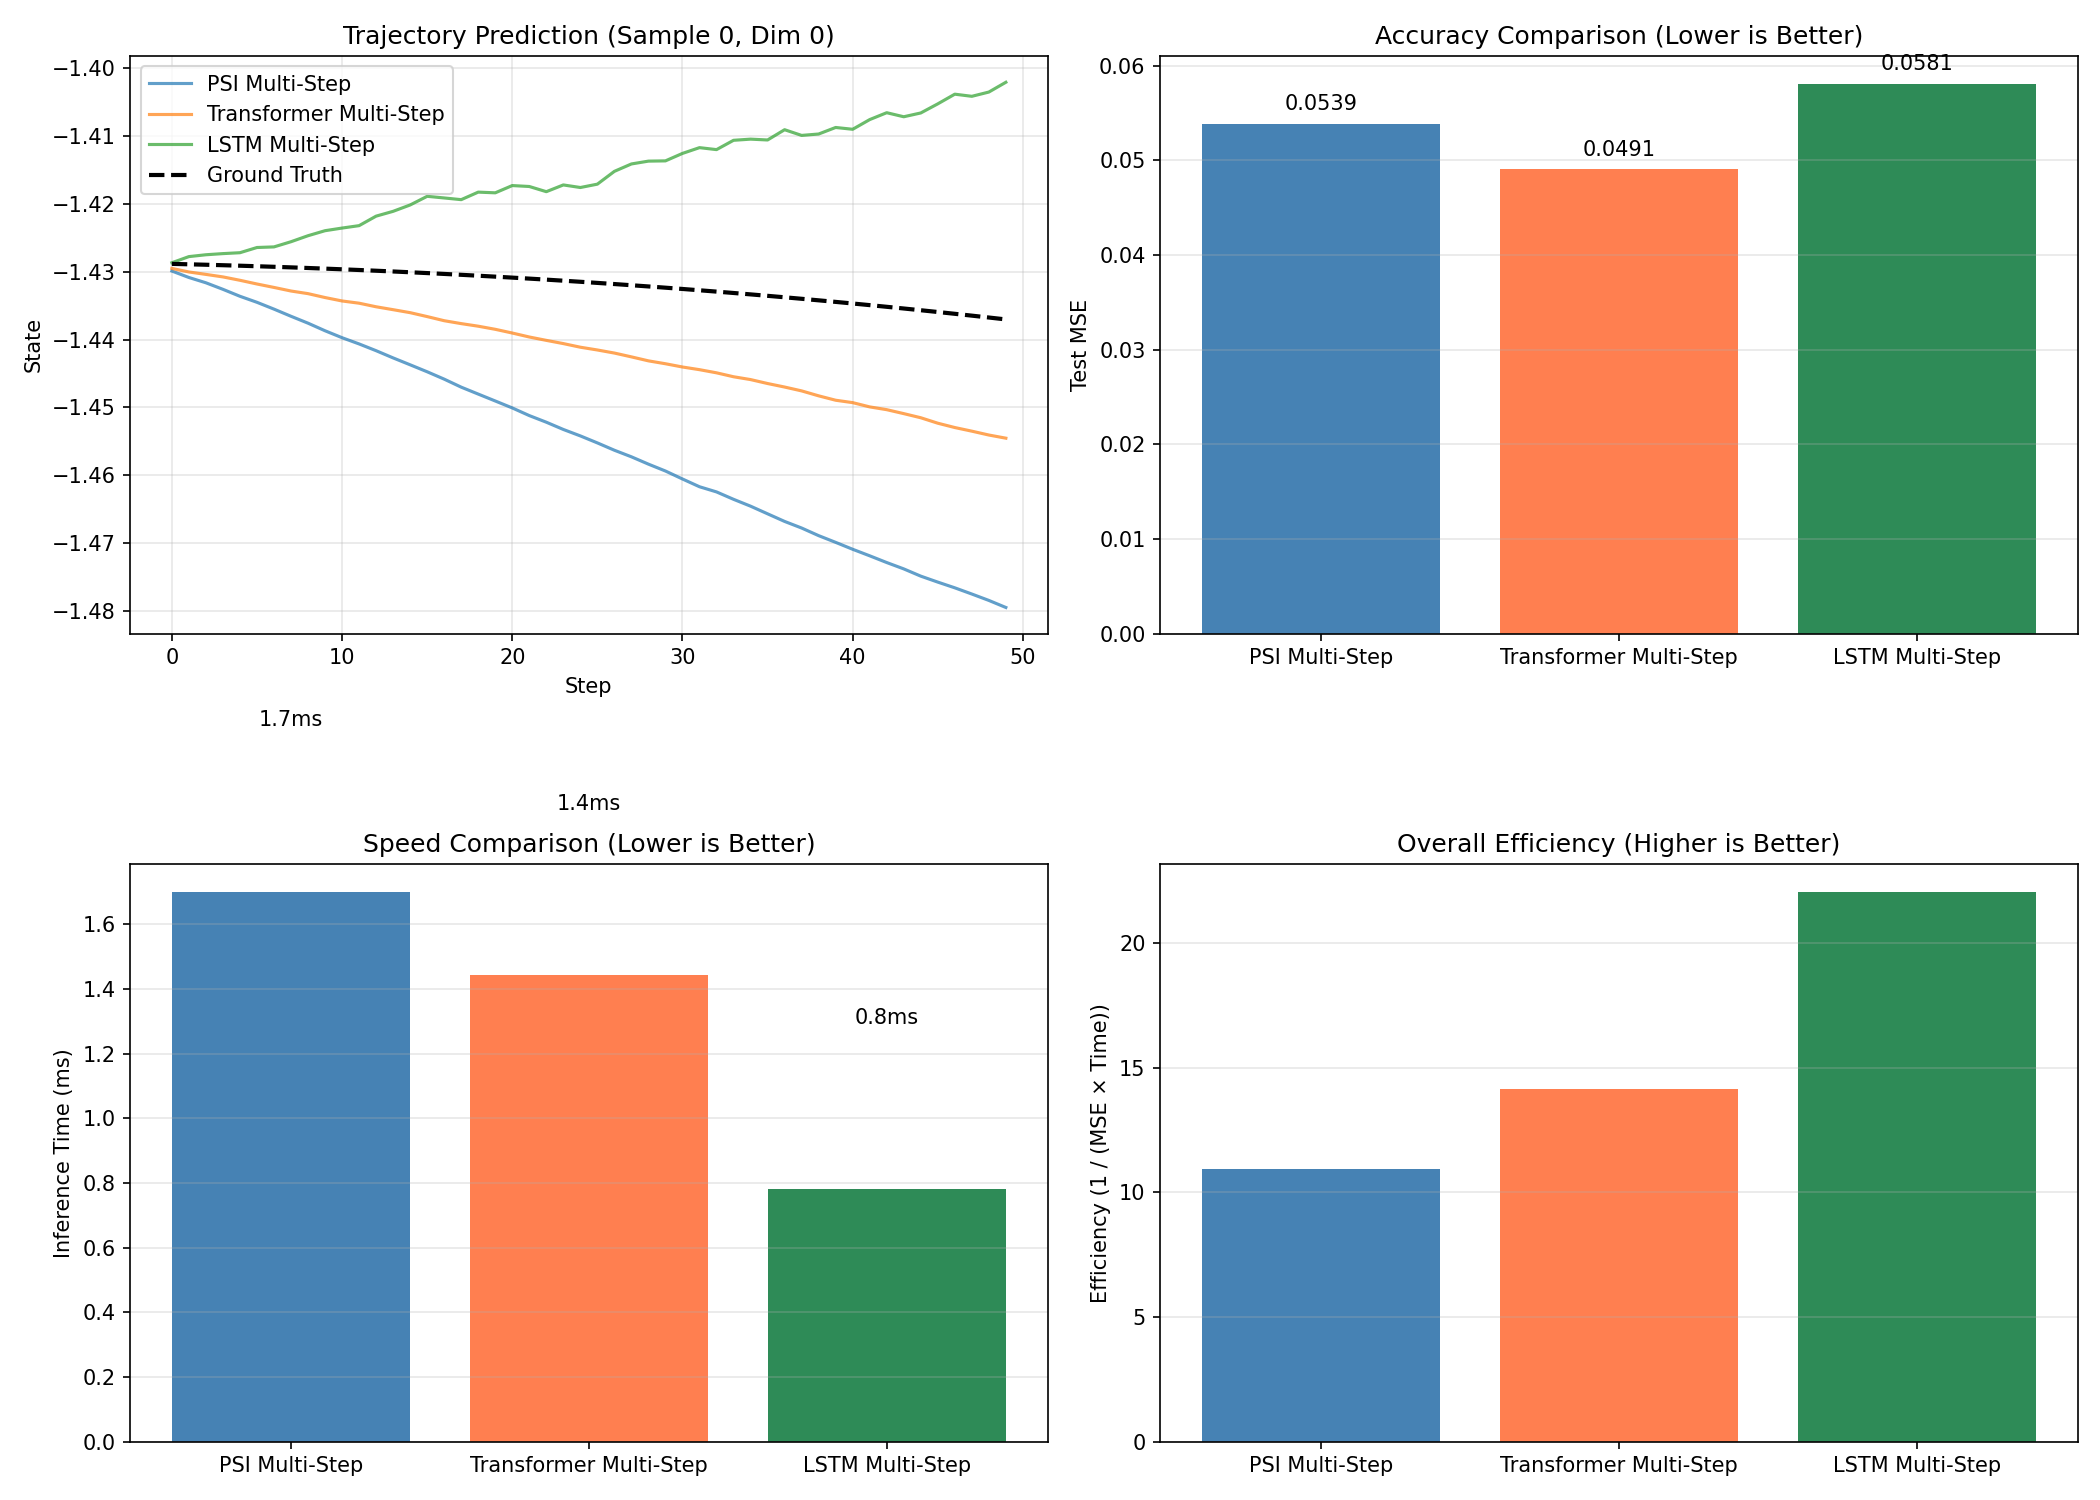

Reproduce this figure in Python.
"""
Fair Multi-Step Comparison: PSI vs Transformer vs LSTM

ALL models predict K derivatives at once and integrate via cumsum.
This isolates the architectural differences, not the prediction strategy.

The question: Does PSI's cumsum-based memory provide any advantage
when everyone uses the same multi-step + cumsum integration approach?
"""

import torch
import torch.nn as nn
import torch.nn.functional as F
import numpy as np
import matplotlib.pyplot as plt
import time

device = 'cuda' if torch.cuda.is_available() else 'mps' if torch.backends.mps.is_available() else 'cpu'


# =============================================================================
# Data Generation (N-body)
# =============================================================================

def generate_nbody_data(n_bodies, n_samples, n_steps, dt=0.01):
    """Generate n-body gravitational dynamics."""
    G = 1.0
    softening = 0.1

    trajectories = []
    for _ in range(n_samples):
        # Random initial conditions
        pos = np.random.randn(n_bodies, 2) * 2
        vel = np.random.randn(n_bodies, 2) * 0.5
        mass = np.ones(n_bodies)

        states = []
        for _ in range(n_steps):
            state = np.concatenate([pos.flatten(), vel.flatten()])
            states.append(state)

            # Compute accelerations
            acc = np.zeros_like(pos)
            for i in range(n_bodies):
                for j in range(n_bodies):
                    if i != j:
                        r = pos[j] - pos[i]
                        dist = np.sqrt(np.sum(r**2) + softening**2)
                        acc[i] += G * mass[j] * r / (dist**3)

            # Leapfrog integration
            vel = vel + acc * dt
            pos = pos + vel * dt

        trajectories.append(states)

    return torch.tensor(np.array(trajectories), dtype=torch.float32)


# =============================================================================
# Multi-Step Architectures (ALL use cumsum integration)
# =============================================================================

class PSIMultiStep(nn.Module):
    """PSI with multi-step prediction via cumsum."""

    def __init__(self, state_dim, dim=128, num_layers=4, K=30):
        super().__init__()
        self.state_dim = state_dim
        self.K = K
        self.dim = dim

        self.input_proj = nn.Linear(state_dim, dim)

        # PSI blocks with cumsum memory
        self.blocks = nn.ModuleList([
            PSIBlock(dim) for _ in range(num_layers)
        ])

        # Time embeddings for K future steps
        self.time_embed = nn.Parameter(torch.randn(1, K, dim) * 0.02)

        # Predict K derivatives
        self.derivative_head = nn.Sequential(
            nn.Linear(dim, dim),
            nn.GELU(),
            nn.Linear(dim, state_dim)
        )

        self.dt_scale = nn.Parameter(torch.ones(state_dim) * 0.1)

    def forward(self, context):
        """
        Args:
            context: [batch, seq_len, state_dim]
        Returns:
            future: [batch, K, state_dim] - K future states
        """
        batch_size, seq_len, _ = context.shape

        # Encode context
        h = self.input_proj(context)
        for block in self.blocks:
            h = block(h)

        # Use final hidden state + time embeddings
        final_h = h[:, -1:, :]  # [batch, 1, dim]
        h_future = final_h.expand(-1, self.K, -1) + self.time_embed

        # Predict K derivatives
        dx = self.derivative_head(h_future)  # [batch, K, state_dim]

        # Integrate via cumsum
        last_state = context[:, -1, :]
        future = last_state.unsqueeze(1) + torch.cumsum(dx * self.dt_scale, dim=1)

        return future


class PSIBlock(nn.Module):
    """PSI block with cumsum-based memory."""

    def __init__(self, dim):
        super().__init__()
        self.norm1 = nn.LayerNorm(dim)
        self.norm2 = nn.LayerNorm(dim)

        self.gate = nn.Sequential(
            nn.Linear(dim, dim),
            nn.Sigmoid()
        )
        self.value = nn.Linear(dim, dim)

        self.ffn = nn.Sequential(
            nn.Linear(dim, dim * 4),
            nn.GELU(),
            nn.Linear(dim * 4, dim)
        )

    def forward(self, x):
        # Cumsum attention
        h = self.norm1(x)
        g = self.gate(h)
        v = self.value(h)

        # Cumsum memory (O(n) complexity)
        cumsum_v = torch.cumsum(g * v, dim=1)
        cumsum_g = torch.cumsum(g, dim=1) + 1e-6
        mem = cumsum_v / cumsum_g

        x = x + mem

        # FFN
        x = x + self.ffn(self.norm2(x))
        return x


class TransformerMultiStep(nn.Module):
    """Transformer with multi-step prediction via cumsum."""

    def __init__(self, state_dim, dim=128, num_layers=4, K=30, num_heads=4):
        super().__init__()
        self.state_dim = state_dim
        self.K = K
        self.dim = dim

        self.input_proj = nn.Linear(state_dim, dim)
        self.pos_embed = nn.Parameter(torch.randn(1, 100, dim) * 0.02)

        # Transformer encoder
        encoder_layer = nn.TransformerEncoderLayer(
            d_model=dim, nhead=num_heads, dim_feedforward=dim*4,
            dropout=0.1, activation='gelu', batch_first=True
        )
        self.encoder = nn.TransformerEncoder(encoder_layer, num_layers=num_layers)

        # Time embeddings for K future steps
        self.time_embed = nn.Parameter(torch.randn(1, K, dim) * 0.02)

        # Predict K derivatives (same as PSI)
        self.derivative_head = nn.Sequential(
            nn.Linear(dim, dim),
            nn.GELU(),
            nn.Linear(dim, state_dim)
        )

        self.dt_scale = nn.Parameter(torch.ones(state_dim) * 0.1)

    def forward(self, context):
        batch_size, seq_len, _ = context.shape

        # Encode context
        h = self.input_proj(context) + self.pos_embed[:, :seq_len, :]
        h = self.encoder(h)

        # Use final hidden state + time embeddings
        final_h = h[:, -1:, :]
        h_future = final_h.expand(-1, self.K, -1) + self.time_embed

        # Predict K derivatives
        dx = self.derivative_head(h_future)

        # Integrate via cumsum (SAME as PSI)
        last_state = context[:, -1, :]
        future = last_state.unsqueeze(1) + torch.cumsum(dx * self.dt_scale, dim=1)

        return future


class LSTMMultiStep(nn.Module):
    """LSTM with multi-step prediction via cumsum."""

    def __init__(self, state_dim, dim=128, num_layers=4, K=30):
        super().__init__()
        self.state_dim = state_dim
        self.K = K
        self.dim = dim

        self.input_proj = nn.Linear(state_dim, dim)
        self.lstm = nn.LSTM(dim, dim, num_layers=num_layers, batch_first=True)

        # Time embeddings for K future steps
        self.time_embed = nn.Parameter(torch.randn(1, K, dim) * 0.02)

        # Predict K derivatives (same as PSI)
        self.derivative_head = nn.Sequential(
            nn.Linear(dim, dim),
            nn.GELU(),
            nn.Linear(dim, state_dim)
        )

        self.dt_scale = nn.Parameter(torch.ones(state_dim) * 0.1)

    def forward(self, context):
        batch_size, seq_len, _ = context.shape

        # Encode context
        h = self.input_proj(context)
        h, _ = self.lstm(h)

        # Use final hidden state + time embeddings
        final_h = h[:, -1:, :]
        h_future = final_h.expand(-1, self.K, -1) + self.time_embed

        # Predict K derivatives
        dx = self.derivative_head(h_future)

        # Integrate via cumsum (SAME as PSI)
        last_state = context[:, -1, :]
        future = last_state.unsqueeze(1) + torch.cumsum(dx * self.dt_scale, dim=1)

        return future


# =============================================================================
# Training
# =============================================================================

def train_model(model, train_data, val_data, context_len, K, epochs=100, lr=1e-3, batch_size=64):
    """Train any multi-step model."""
    optimizer = torch.optim.AdamW(model.parameters(), lr=lr, weight_decay=1e-4)
    scheduler = torch.optim.lr_scheduler.CosineAnnealingLR(optimizer, epochs)

    train_data = train_data.to(device)
    val_data = val_data.to(device)

    n_train = train_data.shape[0]
    best_val = float('inf')

    for epoch in range(epochs):
        model.train()

        # Shuffle
        perm = torch.randperm(n_train)
        total_loss = 0
        n_batches = 0

        for i in range(0, n_train, batch_size):
            idx = perm[i:i+batch_size]
            batch = train_data[idx]

            # Random starting points
            max_start = batch.shape[1] - context_len - K
            if max_start <= 0:
                continue
            starts = torch.randint(0, max_start, (len(idx),))

            # Extract context and targets
            contexts = torch.stack([batch[j, starts[j]:starts[j]+context_len] for j in range(len(idx))])
            targets = torch.stack([batch[j, starts[j]+context_len:starts[j]+context_len+K] for j in range(len(idx))])

            optimizer.zero_grad()
            pred = model(contexts)
            loss = F.mse_loss(pred, targets)
            loss.backward()
            torch.nn.utils.clip_grad_norm_(model.parameters(), 1.0)
            optimizer.step()

            total_loss += loss.item()
            n_batches += 1

        scheduler.step()

        # Validation
        model.eval()
        with torch.no_grad():
            # Use fixed validation windows
            val_contexts = val_data[:, :context_len, :]
            val_targets = val_data[:, context_len:context_len+K, :]
            val_pred = model(val_contexts)
            val_loss = F.mse_loss(val_pred, val_targets).item()

            if val_loss < best_val:
                best_val = val_loss

        if (epoch + 1) % 20 == 0:
            print(f"  Epoch {epoch+1}: train={total_loss/n_batches:.6f}, val={val_loss:.6f}")

    return best_val


def benchmark_inference(model, test_data, context_len, K, n_trials=50):
    """Benchmark inference speed."""
    model.eval()
    test_data = test_data.to(device)

    contexts = test_data[:32, :context_len, :]

    # Warmup
    with torch.no_grad():
        _ = model(contexts)

    if device == 'cuda':
        torch.cuda.synchronize()

    times = []
    for _ in range(n_trials):
        if device == 'cuda':
            torch.cuda.synchronize()
        start = time.time()
        with torch.no_grad():
            _ = model(contexts)
        if device == 'cuda':
            torch.cuda.synchronize()
        times.append(time.time() - start)

    return np.mean(times) * 1000, np.std(times) * 1000


# =============================================================================
# Main
# =============================================================================

def main():
    print("=" * 80)
    print("FAIR MULTI-STEP COMPARISON")
    print("All models: predict K derivatives + cumsum integration")
    print("=" * 80)
    print(f"Device: {device}")
    print()

    # Parameters
    n_bodies = 3
    state_dim = n_bodies * 4  # pos + vel for each body
    n_train = 500
    n_val = 100
    n_test = 100
    timesteps = 150
    context_len = 20
    K = 50  # Predict 50 steps at once

    dim = 128
    num_layers = 4
    epochs = 100

    print(f"Task: N-body ({n_bodies} bodies)")
    print(f"Context: {context_len} steps, Predict: {K} steps")
    print(f"Model dim: {dim}, layers: {num_layers}")
    print()

    # Generate data
    print("Generating data...")
    train_data = generate_nbody_data(n_bodies, n_train, timesteps)
    val_data = generate_nbody_data(n_bodies, n_val, timesteps)
    test_data = generate_nbody_data(n_bodies, n_test, timesteps)
    print(f"Train: {train_data.shape}, Val: {val_data.shape}, Test: {test_data.shape}")
    print()

    # Models to compare
    models = {
        'PSI Multi-Step': lambda: PSIMultiStep(state_dim, dim, num_layers, K),
        'Transformer Multi-Step': lambda: TransformerMultiStep(state_dim, dim, num_layers, K),
        'LSTM Multi-Step': lambda: LSTMMultiStep(state_dim, dim, num_layers, K),
    }

    results = {}

    for name, model_fn in models.items():
        print("=" * 60)
        print(f"Training: {name}")
        print("=" * 60)

        model = model_fn().to(device)
        n_params = sum(p.numel() for p in model.parameters())
        print(f"Parameters: {n_params:,}")

        # Train
        best_val = train_model(model, train_data, val_data, context_len, K, epochs=epochs)

        # Test
        model.eval()
        test_data_gpu = test_data.to(device)
        with torch.no_grad():
            test_contexts = test_data_gpu[:, :context_len, :]
            test_targets = test_data_gpu[:, context_len:context_len+K, :]
            test_pred = model(test_contexts)
            test_mse = F.mse_loss(test_pred, test_targets).item()

        # Speed
        mean_time, std_time = benchmark_inference(model, test_data, context_len, K)

        results[name] = {
            'val_mse': best_val,
            'test_mse': test_mse,
            'time_ms': mean_time,
            'time_std': std_time,
            'params': n_params,
            'pred': test_pred.cpu(),
            'target': test_targets.cpu()
        }

        print(f"\n  Val MSE:  {best_val:.6f}")
        print(f"  Test MSE: {test_mse:.6f}")
        print(f"  Time:     {mean_time:.2f} ± {std_time:.2f} ms")
        print()

    # Summary
    print("\n" + "=" * 80)
    print("FAIR COMPARISON RESULTS")
    print("All models use: Multi-step prediction + Cumsum integration")
    print("=" * 80)

    print(f"\n{'Model':<25} {'Params':>10} {'Test MSE':>12} {'Time (ms)':>12}")
    print("-" * 65)

    for name, r in results.items():
        print(f"{name:<25} {r['params']:>10,} {r['test_mse']:>12.6f} {r['time_ms']:>12.2f}")

    # Relative comparison
    print("\n" + "-" * 65)
    print("Relative to PSI:")
    psi_mse = results['PSI Multi-Step']['test_mse']
    psi_time = results['PSI Multi-Step']['time_ms']

    for name, r in results.items():
        mse_ratio = (r['test_mse'] - psi_mse) / psi_mse * 100
        time_ratio = r['time_ms'] / psi_time
        mse_str = f"+{mse_ratio:.1f}%" if mse_ratio > 0 else f"{mse_ratio:.1f}%"
        print(f"  {name:<23} MSE: {mse_str:>8}  Speed: {time_ratio:.2f}x")

    # Key insight
    print("\n" + "=" * 80)
    print("KEY INSIGHT")
    print("=" * 80)

    trans_mse = results['Transformer Multi-Step']['test_mse']
    lstm_mse = results['LSTM Multi-Step']['test_mse']
    trans_time = results['Transformer Multi-Step']['time_ms']
    lstm_time = results['LSTM Multi-Step']['time_ms']

    print(f"""
When ALL models use multi-step + cumsum:

PSI vs Transformer:
  - MSE:   PSI {psi_mse:.6f} vs Trans {trans_mse:.6f} ({(trans_mse/psi_mse - 1)*100:+.1f}%)
  - Speed: PSI {psi_time:.1f}ms vs Trans {trans_time:.1f}ms ({trans_time/psi_time:.1f}x slower)

PSI vs LSTM:
  - MSE:   PSI {psi_mse:.6f} vs LSTM {lstm_mse:.6f} ({(lstm_mse/psi_mse - 1)*100:+.1f}%)
  - Speed: PSI {psi_time:.1f}ms vs LSTM {lstm_time:.1f}ms ({lstm_time/psi_time:.1f}x slower)

The multi-step trick works for ALL architectures.
Any remaining PSI advantage must come from:
1. O(n) vs O(n²) memory complexity for long contexts
2. Cumsum memory being naturally suited to dynamics
3. Architectural efficiency (fewer FLOPs)
""")

    # Plot
    fig, axes = plt.subplots(2, 2, figsize=(14, 10))

    # Trajectory comparison
    ax = axes[0, 0]
    sample_idx = 0
    dim_idx = 0
    for name, r in results.items():
        ax.plot(r['pred'][sample_idx, :, dim_idx].numpy(), label=name, alpha=0.7)
    ax.plot(results['PSI Multi-Step']['target'][sample_idx, :, dim_idx].numpy(),
            'k--', label='Ground Truth', linewidth=2)
    ax.set_xlabel('Step')
    ax.set_ylabel('State')
    ax.set_title(f'Trajectory Prediction (Sample {sample_idx}, Dim {dim_idx})')
    ax.legend()
    ax.grid(True, alpha=0.3)

    # MSE comparison
    ax = axes[0, 1]
    names = list(results.keys())
    mses = [results[n]['test_mse'] for n in names]
    colors = ['steelblue', 'coral', 'seagreen']
    bars = ax.bar(names, mses, color=colors)
    ax.set_ylabel('Test MSE')
    ax.set_title('Accuracy Comparison (Lower is Better)')
    ax.grid(True, alpha=0.3, axis='y')
    for bar, mse in zip(bars, mses):
        ax.text(bar.get_x() + bar.get_width()/2, bar.get_height() + 0.001,
                f'{mse:.4f}', ha='center', va='bottom', fontsize=10)

    # Speed comparison
    ax = axes[1, 0]
    times = [results[n]['time_ms'] for n in names]
    bars = ax.bar(names, times, color=colors)
    ax.set_ylabel('Inference Time (ms)')
    ax.set_title('Speed Comparison (Lower is Better)')
    ax.grid(True, alpha=0.3, axis='y')
    for bar, t in zip(bars, times):
        ax.text(bar.get_x() + bar.get_width()/2, bar.get_height() + 0.5,
                f'{t:.1f}ms', ha='center', va='bottom', fontsize=10)

    # Efficiency: MSE per ms
    ax = axes[1, 1]
    efficiency = [1 / (results[n]['test_mse'] * results[n]['time_ms']) for n in names]
    bars = ax.bar(names, efficiency, color=colors)
    ax.set_ylabel('Efficiency (1 / (MSE × Time))')
    ax.set_title('Overall Efficiency (Higher is Better)')
    ax.grid(True, alpha=0.3, axis='y')

    plt.tight_layout()
    plt.savefig('fair_multistep_comparison.png', dpi=150)
    plt.close()
    print("\nSaved fair_multistep_comparison.png")

    # Test at different horizons
    print("\n" + "=" * 80)
    print("TESTING AT DIFFERENT PREDICTION HORIZONS")
    print("=" * 80)

    horizons = [20, 50, 80]
    horizon_results = {name: {} for name in models.keys()}

    for K_test in horizons:
        print(f"\n--- K = {K_test} steps ---")

        for name, model_fn in models.items():
            model = model_fn.__self__ if hasattr(model_fn, '__self__') else model_fn()
            # Recreate with new K
            if 'PSI' in name:
                model = PSIMultiStep(state_dim, dim, num_layers, K_test).to(device)
            elif 'Transformer' in name:
                model = TransformerMultiStep(state_dim, dim, num_layers, K_test).to(device)
            else:
                model = LSTMMultiStep(state_dim, dim, num_layers, K_test).to(device)

            # Quick training
            best_val = train_model(model, train_data, val_data, context_len, K_test, epochs=50)

            # Test
            model.eval()
            with torch.no_grad():
                test_contexts = test_data.to(device)[:, :context_len, :]
                test_targets = test_data.to(device)[:, context_len:context_len+K_test, :]
                test_pred = model(test_contexts)
                test_mse = F.mse_loss(test_pred, test_targets).item()

            mean_time, _ = benchmark_inference(model, test_data, context_len, K_test)

            horizon_results[name][K_test] = {'mse': test_mse, 'time': mean_time}
            print(f"  {name}: MSE={test_mse:.6f}, Time={mean_time:.1f}ms")

    # Plot horizon scaling
    fig, axes = plt.subplots(1, 2, figsize=(12, 5))

    ax = axes[0]
    for name, color in zip(horizon_results.keys(), colors):
        mses = [horizon_results[name][h]['mse'] for h in horizons]
        ax.plot(horizons, mses, 'o-', label=name, color=color, linewidth=2, markersize=8)
    ax.set_xlabel('Prediction Horizon (K)')
    ax.set_ylabel('Test MSE')
    ax.set_title('Accuracy vs Horizon')
    ax.legend()
    ax.grid(True, alpha=0.3)

    ax = axes[1]
    for name, color in zip(horizon_results.keys(), colors):
        times = [horizon_results[name][h]['time'] for h in horizons]
        ax.plot(horizons, times, 'o-', label=name, color=color, linewidth=2, markersize=8)
    ax.set_xlabel('Prediction Horizon (K)')
    ax.set_ylabel('Inference Time (ms)')
    ax.set_title('Speed vs Horizon')
    ax.legend()
    ax.grid(True, alpha=0.3)

    plt.tight_layout()
    plt.savefig('fair_multistep_horizons.png', dpi=150)
    plt.close()
    print("\nSaved fair_multistep_horizons.png")


if __name__ == "__main__":
    main()
